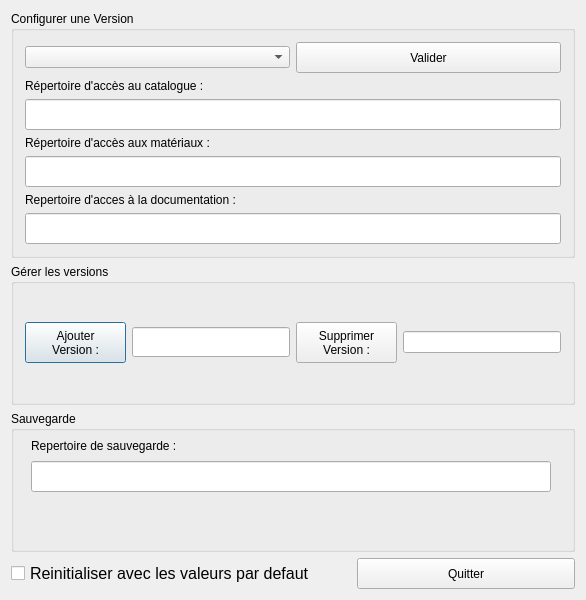
<?xml version="1.0" encoding="UTF-8"?>
<ui version="4.0">
 <class>desOptions</class>
 <widget class="QDialog" name="desOptions">
  <property name="geometry">
   <rect>
    <x>0</x>
    <y>0</y>
    <width>586</width>
    <height>600</height>
   </rect>
  </property>
  <property name="windowTitle">
   <string>Options Aster</string>
  </property>
  <layout class="QGridLayout" name="gridLayout_3">
   <item row="0" column="0">
    <widget class="QGroupBox" name="groupBox1">
     <property name="minimumSize">
      <size>
       <width>548</width>
       <height>191</height>
      </size>
     </property>
     <property name="title">
      <string>Configurer une Version</string>
     </property>
     <layout class="QGridLayout" name="gridLayout">
      <item row="0" column="0">
       <widget class="QComboBox" name="CBVersions"/>
      </item>
      <item row="0" column="1">
       <widget class="QPushButton" name="Bok">
        <property name="minimumSize">
         <size>
          <width>90</width>
          <height>31</height>
         </size>
        </property>
        <property name="text">
         <string>Valider</string>
        </property>
        <property name="autoDefault">
         <bool>false</bool>
        </property>
       </widget>
      </item>
      <item row="1" column="0" colspan="2">
       <layout class="QVBoxLayout" name="verticalLayout">
        <item>
         <widget class="QLabel" name="textLabel1_3">
          <property name="text">
           <string>Répertoire d'accès au catalogue :</string>
          </property>
          <property name="wordWrap">
           <bool>false</bool>
          </property>
         </widget>
        </item>
        <item>
         <widget class="QLineEdit" name="LERepCata">
          <property name="minimumSize">
           <size>
            <width>501</width>
            <height>31</height>
           </size>
          </property>
          <property name="text">
           <string/>
          </property>
         </widget>
        </item>
       </layout>
      </item>
      <item row="2" column="0" colspan="2">
       <layout class="QVBoxLayout" name="verticalLayout_2">
        <item>
         <widget class="QLabel" name="textLabel1_2_2">
          <property name="text">
           <string>Répertoire d'accès aux matériaux :</string>
          </property>
          <property name="wordWrap">
           <bool>false</bool>
          </property>
         </widget>
        </item>
        <item>
         <widget class="QLineEdit" name="LERepMat">
          <property name="minimumSize">
           <size>
            <width>501</width>
            <height>31</height>
           </size>
          </property>
          <property name="text">
           <string/>
          </property>
         </widget>
        </item>
       </layout>
      </item>
      <item row="3" column="0" colspan="2">
       <layout class="QVBoxLayout" name="verticalLayout_3">
        <item>
         <widget class="QLabel" name="textLabel1">
          <property name="text">
           <string>Repertoire d'acces à la documentation :</string>
          </property>
          <property name="wordWrap">
           <bool>false</bool>
          </property>
         </widget>
        </item>
        <item>
         <widget class="QLineEdit" name="LERepDoc">
          <property name="minimumSize">
           <size>
            <width>520</width>
            <height>31</height>
           </size>
          </property>
          <property name="text">
           <string/>
          </property>
         </widget>
        </item>
       </layout>
      </item>
     </layout>
    </widget>
   </item>
   <item row="1" column="0">
    <widget class="QGroupBox" name="groupBox2">
     <property name="minimumSize">
      <size>
       <width>548</width>
       <height>90</height>
      </size>
     </property>
     <property name="title">
      <string>Gérer les versions</string>
     </property>
     <layout class="QGridLayout" name="gridLayout_2">
      <item row="0" column="0">
       <widget class="QPushButton" name="PBajout">
        <property name="minimumSize">
         <size>
          <width>101</width>
          <height>41</height>
         </size>
        </property>
        <property name="text">
         <string>Ajouter
Version :</string>
        </property>
       </widget>
      </item>
      <item row="0" column="1">
       <widget class="QLineEdit" name="LEVersionAjout">
        <property name="minimumSize">
         <size>
          <width>101</width>
          <height>30</height>
         </size>
        </property>
       </widget>
      </item>
      <item row="0" column="2">
       <widget class="QPushButton" name="PBSup">
        <property name="minimumSize">
         <size>
          <width>101</width>
          <height>41</height>
         </size>
        </property>
        <property name="text">
         <string>Supprimer
Version :</string>
        </property>
       </widget>
      </item>
      <item row="0" column="3">
       <widget class="QLineEdit" name="LEVersionSup"/>
      </item>
     </layout>
    </widget>
   </item>
   <item row="2" column="0">
    <widget class="QGroupBox" name="groupBox3_2">
     <property name="minimumSize">
      <size>
       <width>548</width>
       <height>90</height>
      </size>
     </property>
     <property name="title">
      <string>Sauvegarde</string>
     </property>
     <widget class="QLineEdit" name="LERepSaveDir">
      <property name="geometry">
       <rect>
        <x>20</x>
        <y>50</y>
        <width>520</width>
        <height>31</height>
       </rect>
      </property>
      <property name="minimumSize">
       <size>
        <width>520</width>
        <height>31</height>
       </size>
      </property>
      <property name="text">
       <string/>
      </property>
     </widget>
     <widget class="QLabel" name="textLabel1_2">
      <property name="geometry">
       <rect>
        <x>20</x>
        <y>20</y>
        <width>280</width>
        <height>30</height>
       </rect>
      </property>
      <property name="text">
       <string>Repertoire de sauvegarde :</string>
      </property>
      <property name="wordWrap">
       <bool>false</bool>
      </property>
     </widget>
    </widget>
   </item>
   <item row="3" column="0">
    <layout class="QHBoxLayout" name="horizontalLayout">
     <item>
      <widget class="QCheckBox" name="Bdefaut">
       <property name="minimumSize">
        <size>
         <width>340</width>
         <height>20</height>
        </size>
       </property>
       <property name="font">
        <font>
         <pointsize>12</pointsize>
        </font>
       </property>
       <property name="text">
        <string>Reinitialiser avec les valeurs par defaut</string>
       </property>
      </widget>
     </item>
     <item>
      <widget class="QPushButton" name="PBQuit">
       <property name="minimumSize">
        <size>
         <width>151</width>
         <height>31</height>
        </size>
       </property>
       <property name="text">
        <string>Quitter</string>
       </property>
      </widget>
     </item>
    </layout>
   </item>
  </layout>
 </widget>
 <layoutdefault spacing="6" margin="11"/>
 <pixmapfunction>qPixmapFromMimeSource</pixmapfunction>
 <resources/>
 <connections/>
</ui>
